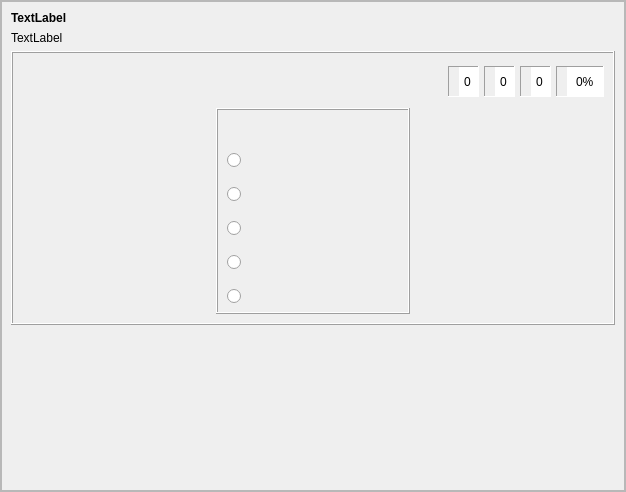
<?xml version="1.0" encoding="UTF-8"?>
<ui version="4.0">
 <class>vortoludo</class>
 <widget class="QFrame" name="vortoludo">
  <property name="geometry">
   <rect>
    <x>0</x>
    <y>0</y>
    <width>626</width>
    <height>492</height>
   </rect>
  </property>
  <property name="windowTitle">
   <string>Frame</string>
  </property>
  <property name="frameShape">
   <enum>QFrame::StyledPanel</enum>
  </property>
  <property name="frameShadow">
   <enum>QFrame::Raised</enum>
  </property>
  <property name="tipo" stdset="0">
   <string>senborda</string>
  </property>
  <layout class="QVBoxLayout" name="verticalLayout_6">
   <property name="spacing">
    <number>0</number>
   </property>
   <property name="leftMargin">
    <number>0</number>
   </property>
   <property name="topMargin">
    <number>0</number>
   </property>
   <property name="rightMargin">
    <number>0</number>
   </property>
   <property name="bottomMargin">
    <number>0</number>
   </property>
   <item>
    <widget class="QScrollArea" name="scrollArea">
     <property name="widgetResizable">
      <bool>true</bool>
     </property>
     <widget class="QWidget" name="scrollAreaWidgetContents">
      <property name="geometry">
       <rect>
        <x>0</x>
        <y>0</y>
        <width>622</width>
        <height>488</height>
       </rect>
      </property>
      <layout class="QVBoxLayout" name="verticalLayout_5">
       <item>
        <widget class="titolo" name="Ekz_Vort1">
         <property name="sizePolicy">
          <sizepolicy hsizetype="Preferred" vsizetype="Preferred">
           <horstretch>0</horstretch>
           <verstretch>0</verstretch>
          </sizepolicy>
         </property>
         <property name="font">
          <font>
           <weight>75</weight>
           <bold>true</bold>
          </font>
         </property>
         <property name="text">
          <string notr="true">TextLabel</string>
         </property>
         <property name="wordWrap">
          <bool>true</bool>
         </property>
        </widget>
       </item>
       <item>
        <widget class="QLabel" name="Ekz_Vort2">
         <property name="sizePolicy">
          <sizepolicy hsizetype="Preferred" vsizetype="Preferred">
           <horstretch>0</horstretch>
           <verstretch>0</verstretch>
          </sizepolicy>
         </property>
         <property name="text">
          <string notr="true">TextLabel</string>
         </property>
         <property name="wordWrap">
          <bool>true</bool>
         </property>
        </widget>
       </item>
       <item>
        <widget class="QFrame" name="frame">
         <property name="frameShape">
          <enum>QFrame::Box</enum>
         </property>
         <property name="frameShadow">
          <enum>QFrame::Raised</enum>
         </property>
         <property name="tipo" stdset="0">
          <string>markebla</string>
         </property>
         <layout class="QVBoxLayout" name="verticalLayout">
          <item>
           <layout class="QHBoxLayout" name="horizontalLayout_8">
            <property name="spacing">
             <number>5</number>
            </property>
            <item>
             <widget class="QFrame" name="frame_10">
              <property name="minimumSize">
               <size>
                <width>80</width>
                <height>40</height>
               </size>
              </property>
              <property name="maximumSize">
               <size>
                <width>16777215</width>
                <height>16777215</height>
               </size>
              </property>
              <property name="autoFillBackground">
               <bool>false</bool>
              </property>
              <property name="frameShape">
               <enum>QFrame::NoFrame</enum>
              </property>
              <property name="frameShadow">
               <enum>QFrame::Sunken</enum>
              </property>
              <layout class="QHBoxLayout" name="horizontalLayout_2">
               <property name="spacing">
                <number>1</number>
               </property>
               <property name="leftMargin">
                <number>0</number>
               </property>
               <property name="topMargin">
                <number>0</number>
               </property>
               <property name="rightMargin">
                <number>0</number>
               </property>
               <property name="bottomMargin">
                <number>0</number>
               </property>
               <item>
                <widget class="QPushButton" name="BitBtn18">
                 <property name="text">
                  <string notr="true"/>
                 </property>
                 <property name="icon">
                  <iconset>
                   <normalon>:/ikonoj/ekzercoj/komenci.png</normalon>
                   <activeon>:/ikonoj/ekzercoj/komenci-over.png</activeon>
                  </iconset>
                 </property>
                 <property name="iconSize">
                  <size>
                   <width>35</width>
                   <height>33</height>
                  </size>
                 </property>
                 <property name="flat">
                  <bool>true</bool>
                 </property>
                 <property name="tipo" stdset="0">
                  <string>komenci</string>
                 </property>
                </widget>
               </item>
               <item>
                <widget class="QPushButton" name="BitBtn20">
                 <property name="enabled">
                  <bool>false</bool>
                 </property>
                 <property name="text">
                  <string notr="true"/>
                 </property>
                 <property name="icon">
                  <iconset>
                   <normalon>:/ikonoj/ekzercoj/halti.png</normalon>
                   <activeon>:/ikonoj/ekzercoj/halti-over.png</activeon>
                  </iconset>
                 </property>
                 <property name="iconSize">
                  <size>
                   <width>35</width>
                   <height>33</height>
                  </size>
                 </property>
                 <property name="flat">
                  <bool>true</bool>
                 </property>
                 <property name="tipo" stdset="0">
                  <string>halti</string>
                 </property>
                </widget>
               </item>
              </layout>
             </widget>
            </item>
            <item>
             <spacer name="horizontalSpacer_10">
              <property name="orientation">
               <enum>Qt::Horizontal</enum>
              </property>
              <property name="sizeHint" stdset="0">
               <size>
                <width>2</width>
                <height>20</height>
               </size>
              </property>
             </spacer>
            </item>
            <item>
             <widget class="QFrame" name="frame_11">
              <property name="maximumSize">
               <size>
                <width>16777215</width>
                <height>31</height>
               </size>
              </property>
              <property name="frameShape">
               <enum>QFrame::Panel</enum>
              </property>
              <property name="frameShadow">
               <enum>QFrame::Sunken</enum>
              </property>
              <property name="tipo" stdset="0">
               <string>shilda</string>
              </property>
              <layout class="QHBoxLayout" name="horizontalLayout_3">
               <property name="spacing">
                <number>1</number>
               </property>
               <property name="leftMargin">
                <number>2</number>
               </property>
               <property name="topMargin">
                <number>0</number>
               </property>
               <property name="rightMargin">
                <number>0</number>
               </property>
               <property name="bottomMargin">
                <number>0</number>
               </property>
               <item>
                <widget class="QLabel" name="label_53">
                 <property name="maximumSize">
                  <size>
                   <width>24</width>
                   <height>24</height>
                  </size>
                 </property>
                 <property name="text">
                  <string notr="true"/>
                 </property>
                 <property name="pixmap">
                  <pixmap resource="ikonoj.qrc">:/ikonoj/kubeto.png</pixmap>
                 </property>
                 <property name="scaledContents">
                  <bool>true</bool>
                 </property>
                 <property name="alignment">
                  <set>Qt::AlignCenter</set>
                 </property>
                </widget>
               </item>
               <item>
                <widget class="QSpinBox" name="Placar1">
                 <property name="sizePolicy">
                  <sizepolicy hsizetype="Preferred" vsizetype="Preferred">
                   <horstretch>0</horstretch>
                   <verstretch>0</verstretch>
                  </sizepolicy>
                 </property>
                 <property name="frame">
                  <bool>false</bool>
                 </property>
                 <property name="alignment">
                  <set>Qt::AlignCenter</set>
                 </property>
                 <property name="readOnly">
                  <bool>true</bool>
                 </property>
                 <property name="buttonSymbols">
                  <enum>QAbstractSpinBox::NoButtons</enum>
                 </property>
                 <property name="tipo" stdset="0">
                  <string>shilda</string>
                 </property>
                </widget>
               </item>
              </layout>
             </widget>
            </item>
            <item>
             <widget class="QFrame" name="frame_12">
              <property name="maximumSize">
               <size>
                <width>16777215</width>
                <height>31</height>
               </size>
              </property>
              <property name="frameShape">
               <enum>QFrame::Panel</enum>
              </property>
              <property name="frameShadow">
               <enum>QFrame::Sunken</enum>
              </property>
              <property name="tipo" stdset="0">
               <string>shilda</string>
              </property>
              <layout class="QHBoxLayout" name="horizontalLayout_4">
               <property name="spacing">
                <number>1</number>
               </property>
               <property name="leftMargin">
                <number>2</number>
               </property>
               <property name="topMargin">
                <number>0</number>
               </property>
               <property name="rightMargin">
                <number>0</number>
               </property>
               <property name="bottomMargin">
                <number>0</number>
               </property>
               <item>
                <widget class="QLabel" name="label_54">
                 <property name="maximumSize">
                  <size>
                   <width>24</width>
                   <height>24</height>
                  </size>
                 </property>
                 <property name="text">
                  <string notr="true"/>
                 </property>
                 <property name="pixmap">
                  <pixmap resource="ikonoj.qrc">:/ikonoj/ekzercoj/bone.png</pixmap>
                 </property>
                 <property name="scaledContents">
                  <bool>true</bool>
                 </property>
                 <property name="alignment">
                  <set>Qt::AlignCenter</set>
                 </property>
                </widget>
               </item>
               <item>
                <widget class="QSpinBox" name="Placar2">
                 <property name="sizePolicy">
                  <sizepolicy hsizetype="Preferred" vsizetype="Preferred">
                   <horstretch>0</horstretch>
                   <verstretch>0</verstretch>
                  </sizepolicy>
                 </property>
                 <property name="frame">
                  <bool>false</bool>
                 </property>
                 <property name="alignment">
                  <set>Qt::AlignCenter</set>
                 </property>
                 <property name="readOnly">
                  <bool>true</bool>
                 </property>
                 <property name="buttonSymbols">
                  <enum>QAbstractSpinBox::NoButtons</enum>
                 </property>
                 <property name="tipo" stdset="0">
                  <string>shilda</string>
                 </property>
                </widget>
               </item>
              </layout>
             </widget>
            </item>
            <item>
             <widget class="QFrame" name="frame_36">
              <property name="maximumSize">
               <size>
                <width>16777215</width>
                <height>31</height>
               </size>
              </property>
              <property name="frameShape">
               <enum>QFrame::Panel</enum>
              </property>
              <property name="frameShadow">
               <enum>QFrame::Sunken</enum>
              </property>
              <property name="tipo" stdset="0">
               <string>shilda</string>
              </property>
              <layout class="QHBoxLayout" name="horizontalLayout_5">
               <property name="spacing">
                <number>1</number>
               </property>
               <property name="leftMargin">
                <number>2</number>
               </property>
               <property name="topMargin">
                <number>0</number>
               </property>
               <property name="rightMargin">
                <number>0</number>
               </property>
               <property name="bottomMargin">
                <number>0</number>
               </property>
               <item>
                <widget class="QLabel" name="label_55">
                 <property name="minimumSize">
                  <size>
                   <width>0</width>
                   <height>0</height>
                  </size>
                 </property>
                 <property name="maximumSize">
                  <size>
                   <width>24</width>
                   <height>24</height>
                  </size>
                 </property>
                 <property name="text">
                  <string notr="true"/>
                 </property>
                 <property name="pixmap">
                  <pixmap resource="ikonoj.qrc">:/ikonoj/ekzercoj/malbone.png</pixmap>
                 </property>
                 <property name="scaledContents">
                  <bool>true</bool>
                 </property>
                 <property name="alignment">
                  <set>Qt::AlignCenter</set>
                 </property>
                </widget>
               </item>
               <item>
                <widget class="QSpinBox" name="Placar3">
                 <property name="sizePolicy">
                  <sizepolicy hsizetype="Preferred" vsizetype="Preferred">
                   <horstretch>0</horstretch>
                   <verstretch>0</verstretch>
                  </sizepolicy>
                 </property>
                 <property name="minimumSize">
                  <size>
                   <width>0</width>
                   <height>0</height>
                  </size>
                 </property>
                 <property name="frame">
                  <bool>false</bool>
                 </property>
                 <property name="alignment">
                  <set>Qt::AlignCenter</set>
                 </property>
                 <property name="readOnly">
                  <bool>true</bool>
                 </property>
                 <property name="buttonSymbols">
                  <enum>QAbstractSpinBox::NoButtons</enum>
                 </property>
                 <property name="value">
                  <number>0</number>
                 </property>
                 <property name="tipo" stdset="0">
                  <string>shilda</string>
                 </property>
                </widget>
               </item>
              </layout>
             </widget>
            </item>
            <item>
             <widget class="QFrame" name="frame_37">
              <property name="maximumSize">
               <size>
                <width>16777215</width>
                <height>31</height>
               </size>
              </property>
              <property name="frameShape">
               <enum>QFrame::Panel</enum>
              </property>
              <property name="frameShadow">
               <enum>QFrame::Sunken</enum>
              </property>
              <property name="tipo" stdset="0">
               <string>shilda</string>
              </property>
              <layout class="QHBoxLayout" name="horizontalLayout_6">
               <property name="spacing">
                <number>1</number>
               </property>
               <property name="leftMargin">
                <number>2</number>
               </property>
               <property name="topMargin">
                <number>0</number>
               </property>
               <property name="rightMargin">
                <number>0</number>
               </property>
               <property name="bottomMargin">
                <number>0</number>
               </property>
               <item>
                <widget class="QLabel" name="label_56">
                 <property name="maximumSize">
                  <size>
                   <width>24</width>
                   <height>24</height>
                  </size>
                 </property>
                 <property name="text">
                  <string notr="true"/>
                 </property>
                 <property name="pixmap">
                  <pixmap resource="ikonoj.qrc">:/ikonoj/kalkulilo.png</pixmap>
                 </property>
                 <property name="scaledContents">
                  <bool>true</bool>
                 </property>
                 <property name="alignment">
                  <set>Qt::AlignCenter</set>
                 </property>
                </widget>
               </item>
               <item>
                <widget class="QSpinBox" name="Placar4">
                 <property name="sizePolicy">
                  <sizepolicy hsizetype="Preferred" vsizetype="Preferred">
                   <horstretch>0</horstretch>
                   <verstretch>0</verstretch>
                  </sizepolicy>
                 </property>
                 <property name="frame">
                  <bool>false</bool>
                 </property>
                 <property name="alignment">
                  <set>Qt::AlignCenter</set>
                 </property>
                 <property name="readOnly">
                  <bool>true</bool>
                 </property>
                 <property name="buttonSymbols">
                  <enum>QAbstractSpinBox::NoButtons</enum>
                 </property>
                 <property name="suffix">
                  <string>%</string>
                 </property>
                 <property name="maximum">
                  <number>100</number>
                 </property>
                 <property name="value">
                  <number>0</number>
                 </property>
                 <property name="tipo" stdset="0">
                  <string>shilda</string>
                 </property>
                </widget>
               </item>
              </layout>
             </widget>
            </item>
           </layout>
          </item>
          <item>
           <layout class="QHBoxLayout" name="horizontalLayout">
            <item>
             <spacer name="horizontalSpacer">
              <property name="orientation">
               <enum>Qt::Horizontal</enum>
              </property>
              <property name="sizeType">
               <enum>QSizePolicy::Expanding</enum>
              </property>
              <property name="sizeHint" stdset="0">
               <size>
                <width>20</width>
                <height>20</height>
               </size>
              </property>
             </spacer>
            </item>
            <item>
             <widget class="QFrame" name="Grupo">
              <property name="frameShape">
               <enum>QFrame::Box</enum>
              </property>
              <property name="frameShadow">
               <enum>QFrame::Raised</enum>
              </property>
              <property name="tipo" stdset="0">
               <string>ekzerca</string>
              </property>
              <layout class="QGridLayout" name="gridLayout">
               <property name="horizontalSpacing">
                <number>0</number>
               </property>
               <property name="verticalSpacing">
                <number>20</number>
               </property>
               <item row="0" column="0" colspan="2">
                <widget class="titolo" name="Vorto">
                 <property name="wordWrap">
                  <bool>true</bool>
                 </property>
                 <property name="tipo" stdset="0">
                  <string>esperanta</string>
                 </property>
                 <property name="lingvo" stdset="0">
                  <string>eo</string>
                 </property>
                </widget>
               </item>
               <item row="1" column="0">
                <widget class="QRadioButton" name="frazo0">
                 <property name="sizePolicy">
                  <sizepolicy hsizetype="Preferred" vsizetype="Expanding">
                   <horstretch>0</horstretch>
                   <verstretch>0</verstretch>
                  </sizepolicy>
                 </property>
                 <property name="styleSheet">
                  <string notr="true">margin-right: 7px;</string>
                 </property>
                 <property name="iconSize">
                  <size>
                   <width>24</width>
                   <height>24</height>
                  </size>
                 </property>
                 <property name="lingvo" stdset="0">
                  <string>traduko</string>
                 </property>
                </widget>
               </item>
               <item row="1" column="1">
                <widget class="myLabel" name="teksto0">
                 <property name="sizePolicy">
                  <sizepolicy hsizetype="Expanding" vsizetype="Expanding">
                   <horstretch>0</horstretch>
                   <verstretch>0</verstretch>
                  </sizepolicy>
                 </property>
                 <property name="wordWrap">
                  <bool>true</bool>
                 </property>
                 <property name="lingvo" stdset="0">
                  <string>traduko</string>
                 </property>
                </widget>
               </item>
               <item row="2" column="0">
                <widget class="QRadioButton" name="frazo1">
                 <property name="sizePolicy">
                  <sizepolicy hsizetype="Preferred" vsizetype="Expanding">
                   <horstretch>0</horstretch>
                   <verstretch>0</verstretch>
                  </sizepolicy>
                 </property>
                 <property name="styleSheet">
                  <string notr="true">margin-right: 7px;</string>
                 </property>
                 <property name="iconSize">
                  <size>
                   <width>24</width>
                   <height>24</height>
                  </size>
                 </property>
                 <property name="lingvo" stdset="0">
                  <string>traduko</string>
                 </property>
                </widget>
               </item>
               <item row="2" column="1">
                <widget class="myLabel" name="teksto1">
                 <property name="sizePolicy">
                  <sizepolicy hsizetype="Expanding" vsizetype="Expanding">
                   <horstretch>0</horstretch>
                   <verstretch>0</verstretch>
                  </sizepolicy>
                 </property>
                 <property name="wordWrap">
                  <bool>true</bool>
                 </property>
                 <property name="lingvo" stdset="0">
                  <string>traduko</string>
                 </property>
                </widget>
               </item>
               <item row="3" column="0">
                <widget class="QRadioButton" name="frazo2">
                 <property name="sizePolicy">
                  <sizepolicy hsizetype="Preferred" vsizetype="Expanding">
                   <horstretch>0</horstretch>
                   <verstretch>0</verstretch>
                  </sizepolicy>
                 </property>
                 <property name="styleSheet">
                  <string notr="true">margin-right: 7px;</string>
                 </property>
                 <property name="iconSize">
                  <size>
                   <width>24</width>
                   <height>24</height>
                  </size>
                 </property>
                 <property name="lingvo" stdset="0">
                  <string>traduko</string>
                 </property>
                </widget>
               </item>
               <item row="3" column="1">
                <widget class="myLabel" name="teksto2">
                 <property name="sizePolicy">
                  <sizepolicy hsizetype="Expanding" vsizetype="Expanding">
                   <horstretch>0</horstretch>
                   <verstretch>0</verstretch>
                  </sizepolicy>
                 </property>
                 <property name="wordWrap">
                  <bool>true</bool>
                 </property>
                 <property name="lingvo" stdset="0">
                  <string>traduko</string>
                 </property>
                </widget>
               </item>
               <item row="4" column="0">
                <widget class="QRadioButton" name="frazo3">
                 <property name="sizePolicy">
                  <sizepolicy hsizetype="Preferred" vsizetype="Expanding">
                   <horstretch>0</horstretch>
                   <verstretch>0</verstretch>
                  </sizepolicy>
                 </property>
                 <property name="styleSheet">
                  <string notr="true">margin-right: 7px;</string>
                 </property>
                 <property name="iconSize">
                  <size>
                   <width>24</width>
                   <height>24</height>
                  </size>
                 </property>
                 <property name="lingvo" stdset="0">
                  <string>traduko</string>
                 </property>
                </widget>
               </item>
               <item row="4" column="1">
                <widget class="myLabel" name="teksto3">
                 <property name="sizePolicy">
                  <sizepolicy hsizetype="Expanding" vsizetype="Expanding">
                   <horstretch>0</horstretch>
                   <verstretch>0</verstretch>
                  </sizepolicy>
                 </property>
                 <property name="wordWrap">
                  <bool>true</bool>
                 </property>
                 <property name="lingvo" stdset="0">
                  <string>traduko</string>
                 </property>
                </widget>
               </item>
               <item row="5" column="0">
                <widget class="QRadioButton" name="frazo4">
                 <property name="sizePolicy">
                  <sizepolicy hsizetype="Preferred" vsizetype="Expanding">
                   <horstretch>0</horstretch>
                   <verstretch>0</verstretch>
                  </sizepolicy>
                 </property>
                 <property name="styleSheet">
                  <string notr="true">margin-right: 7px;</string>
                 </property>
                 <property name="iconSize">
                  <size>
                   <width>24</width>
                   <height>24</height>
                  </size>
                 </property>
                 <property name="lingvo" stdset="0">
                  <string>traduko</string>
                 </property>
                </widget>
               </item>
               <item row="5" column="1">
                <widget class="myLabel" name="teksto4">
                 <property name="sizePolicy">
                  <sizepolicy hsizetype="Expanding" vsizetype="Expanding">
                   <horstretch>0</horstretch>
                   <verstretch>0</verstretch>
                  </sizepolicy>
                 </property>
                 <property name="wordWrap">
                  <bool>true</bool>
                 </property>
                 <property name="lingvo" stdset="0">
                  <string>traduko</string>
                 </property>
                </widget>
               </item>
              </layout>
             </widget>
            </item>
            <item>
             <spacer name="horizontalSpacer_2">
              <property name="orientation">
               <enum>Qt::Horizontal</enum>
              </property>
              <property name="sizeHint" stdset="0">
               <size>
                <width>20</width>
                <height>20</height>
               </size>
              </property>
             </spacer>
            </item>
           </layout>
          </item>
         </layout>
        </widget>
       </item>
       <item alignment="Qt::AlignRight">
        <widget class="QPushButton" name="printilo_ps">
         <property name="enabled">
          <bool>true</bool>
         </property>
         <property name="sizePolicy">
          <sizepolicy hsizetype="Maximum" vsizetype="Fixed">
           <horstretch>0</horstretch>
           <verstretch>0</verstretch>
          </sizepolicy>
         </property>
         <property name="minimumSize">
          <size>
           <width>0</width>
           <height>0</height>
          </size>
         </property>
         <property name="maximumSize">
          <size>
           <width>16777215</width>
           <height>16777215</height>
          </size>
         </property>
         <property name="text">
          <string notr="true"/>
         </property>
         <property name="icon">
          <iconset>
           <normalon>:/ikonoj/ekzercoj/printi-ekzercon.png</normalon>
           <activeon>:/ikonoj/ekzercoj/printi-ekzercon-over.png</activeon>
          </iconset>
         </property>
         <property name="iconSize">
          <size>
           <width>81</width>
           <height>33</height>
          </size>
         </property>
         <property name="flat">
          <bool>true</bool>
         </property>
         <property name="tipo" stdset="0">
          <string>printi_ekzercon</string>
         </property>
        </widget>
       </item>
       <item>
        <spacer name="verticalSpacer">
         <property name="orientation">
          <enum>Qt::Vertical</enum>
         </property>
         <property name="sizeHint" stdset="0">
          <size>
           <width>20</width>
           <height>40</height>
          </size>
         </property>
        </spacer>
       </item>
      </layout>
     </widget>
    </widget>
   </item>
  </layout>
 </widget>
 <customwidgets>
  <customwidget>
   <class>titolo</class>
   <extends>QLabel</extends>
   <header>titolo.h</header>
  </customwidget>
  <customwidget>
   <class>myLabel</class>
   <extends>QLabel</extends>
   <header>mylabel.h</header>
   <slots>
    <signal>clicked()</signal>
    <slot>slotClicked()</slot>
   </slots>
  </customwidget>
 </customwidgets>
 <resources>
  <include location="ikonoj.qrc"/>
 </resources>
 <connections/>
</ui>
